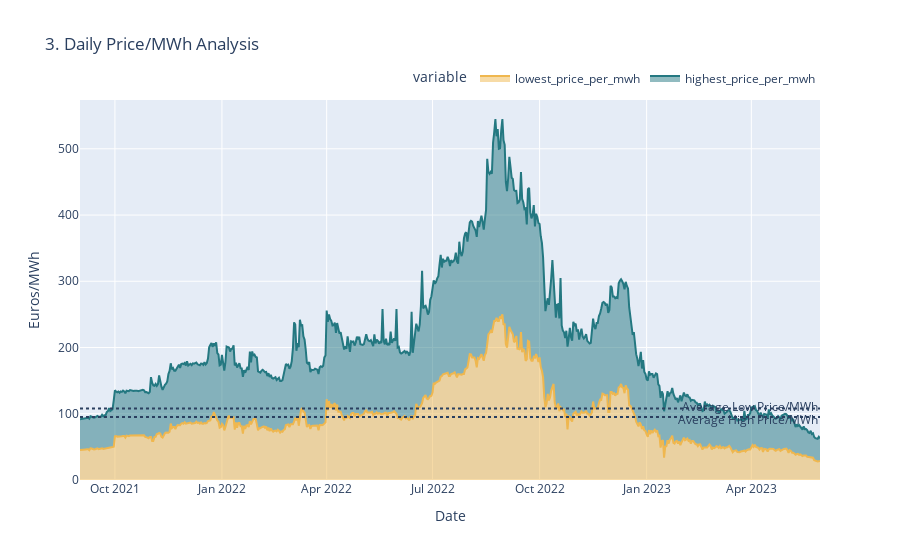

The cell this chart's notebook holds for it:
### Markdown cell above
<div class="alert alert-block alert-info">
<h3 style="font-family:  'Garamond', 'Lucida Sans', sans-serif; text-align: center; color:#164863;  font-weight: bold; font-size: 24px;">   About 'gas_price.csv':  </h3>
<b>origin_date:</b> The date when the day-ahead prices became available.<br>
<b>forecast_date:</b> The date when the forecast prices should be relevant.<br>
<b>lowest_price_per_mwh:</b> The lowest price of natural gas that on the day ahead market that trading day.<br>
<b>highest_price_per_mwh:</b> The highest price of natural gas that on the day ahead market that trading day.<br>
&nbsp;&nbsp;&nbsp;&nbsp; <i>(Gas Prices are in Euros per megawatt hour equivalent.)<i><br>
</div>

### Code cell
fig = px.area(daily, x=daily.index, y=["lowest_price_per_mwh","highest_price_per_mwh"],title='3. Daily Price/MWh Analysis',
              color_discrete_map={"lowest_price_per_mwh": "#EFB74F","highest_price_per_mwh": "#247881"})
fig.add_hline(y=meanGasLow, line_dash="dot", annotation_text="Average Low Price/MWh", annotation_position="top right")
fig.add_hline(y=meanGasHigh, line_dash="dot", annotation_text="Average High Price/MWh", annotation_position="bottom right")
fig.update_layout(xaxis_title="Date", yaxis_title="Euros/MWh",legend=dict(orientation="h", yanchor="bottom", y=1.02, xanchor="right", x=1))
fig.show()

### Figure 1 — Plotly figure (JSON) as saved in the notebook; plotly's stock layout.template omitted (floating-point values rounded to 4 significant figures; data arrays with more than 128 entries replaced by an {"elided": "..."} marker saying what was removed)
{"data": [{"fillpattern": {"shape": ""}, "hovertemplate": "variable=lowest_price_per_mwh<br>forecast_date=%{x}<br>value=%{y}<extra></extra>", "legendgroup": "lowest_price_per_mwh", "line": {"color": "#EFB74F"}, "marker": {"symbol": "circle"}, "mode": "lines", "name": "lowest_price_per_mwh", "orientation": "v", "showlegend": true, "stackgroup": "1", "x": {"elided": "637 str values"}, "xaxis": "x", "y": {"elided": "637 float values"}, "yaxis": "y", "type": "scatter"}, {"fillpattern": {"shape": ""}, "hovertemplate": "variable=highest_price_per_mwh<br>forecast_date=%{x}<br>value=%{y}<extra></extra>", "legendgroup": "highest_price_per_mwh", "line": {"color": "#247881"}, "marker": {"symbol": "circle"}, "mode": "lines", "name": "highest_price_per_mwh", "orientation": "v", "showlegend": true, "stackgroup": "1", "x": {"elided": "637 str values"}, "xaxis": "x", "y": {"elided": "637 float values"}, "yaxis": "y", "type": "scatter"}], "layout": {"xaxis": {"anchor": "y", "domain": [0, 1], "title": {"text": "Date"}, "type": "date", "range": ["2021-09-01", "2023-05-30"], "autorange": true}, "yaxis": {"anchor": "x", "domain": [0, 1], "title": {"text": "Euros/MWh"}, "type": "linear", "range": [0, 573.7], "autorange": true}, "legend": {"title": {"text": "variable"}, "tracegroupgap": 0, "orientation": "h", "yanchor": "bottom", "y": 1.02, "xanchor": "right", "x": 1}, "title": {"text": "3. Daily Price/MWh Analysis"}, "shapes": [{"line": {"dash": "dot"}, "type": "line", "x0": 0, "x1": 1, "xref": "x domain", "y0": 95.04, "y1": 95.04, "yref": "y"}, {"line": {"dash": "dot"}, "type": "line", "x0": 0, "x1": 1, "xref": "x domain", "y0": 107.8, "y1": 107.8, "yref": "y"}], "annotations": [{"showarrow": false, "text": "Average Low Price/MWh", "x": 1, "xanchor": "right", "xref": "x domain", "y": 95.04, "yanchor": "bottom", "yref": "y"}, {"showarrow": false, "text": "Average High Price/MWh", "x": 1, "xanchor": "right", "xref": "x domain", "y": 107.8, "yanchor": "top", "yref": "y"}], "autosize": true}}
